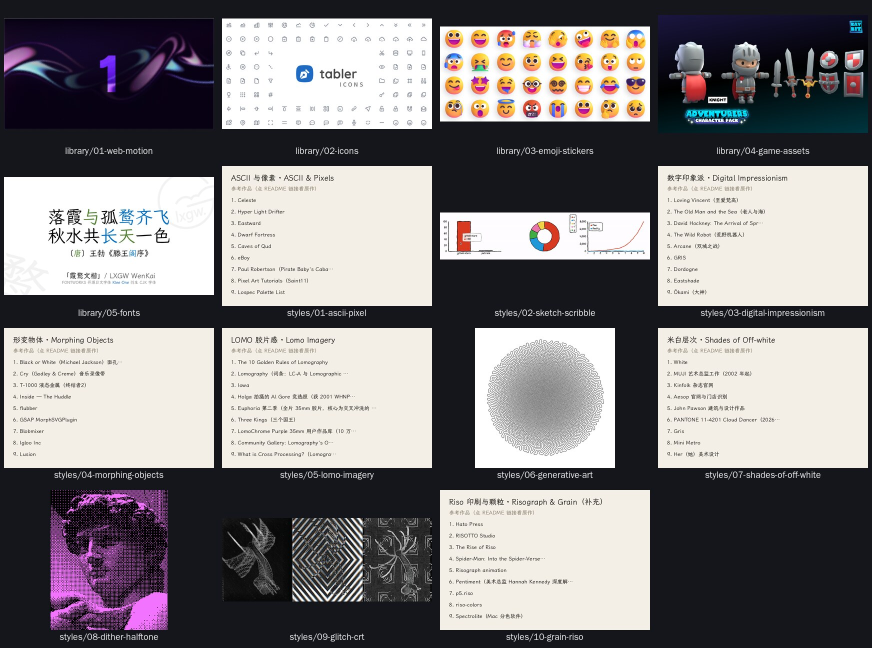
#> input picture 06_风格与素材库/gallery.jpg, 1744 x 1296 px, given in place of chelsea.png, which was not available (shown at 1/2 size); the run also reads 1 picture not shown here
$ python style-fx.py ../gallery.jpg
#> lines starting #> are read from the running program, lines starting #| are printed output that depends on the picture; after the words box and inside, x2 and y2 are one past the last pixel; in counts of white or black regions, pixels touching at a corner belong together; pictures that were not available may be replaced by others from this repository, and a replacement may not be noted
import sys, numpy as np, os
from PIL import Image, ImageDraw, ImageFont, ImageFilter, ImageEnhance, ImageOps
S=sys.argv[1]; src=S+'/sty/src/'; O=S+'/out/'
def ld(n): return Image.open(src+n).convert('RGB')
#> called with n = 'chelsea.png'
#> returned value is the input picture: PIL image 1744x1296 RGB; mean R, G, B 131.1, 127.6, 129.1
def sv(im,d,n): os.makedirs(O+d,exist_ok=True); im.save(O+d+'/'+n); print(d,n,im.size)
rng=np.random.default_rng(7)
# 1 ASCII
im=ld('chelsea.png'); W=110; H=int(W*im.height/im.width*0.5); g=np.asarray(im.convert('L').resize((W,H)))/255
#> after `H = int(W * im.height / im.width * 0.5)`: H = 40
ramp=" .:-=+*#%@"[::-1]; ramp=" .'`^\",:;Il!i><~+_-?][}{1)(|/tfjrxnuvczXYUJCLQ0OZmwqpdbkhao*#MW&8%B@$"[::-1]
f=ImageFont.truetype('/usr/share/fonts/truetype/dejavu/DejaVuSansMono.ttf',12); cw,ch=7,13
out=Image.new('RGB',(W*cw,H*ch),'#0b0d0b'); d=ImageDraw.Draw(out); col=np.asarray(im.resize((W,H)))
for y in range(H):
  for x in range(W):
    c=ramp[int((1-g[y,x])*(len(ramp)-1))]; d.text((x*cw,y*ch),c,font=f,fill=tuple(int(v) for v in col[y,x]))
sv(out,'ascii-pixel','ascii-color.png')
#> in sv, `os.makedirs(O + d, exist_ok=True)`:
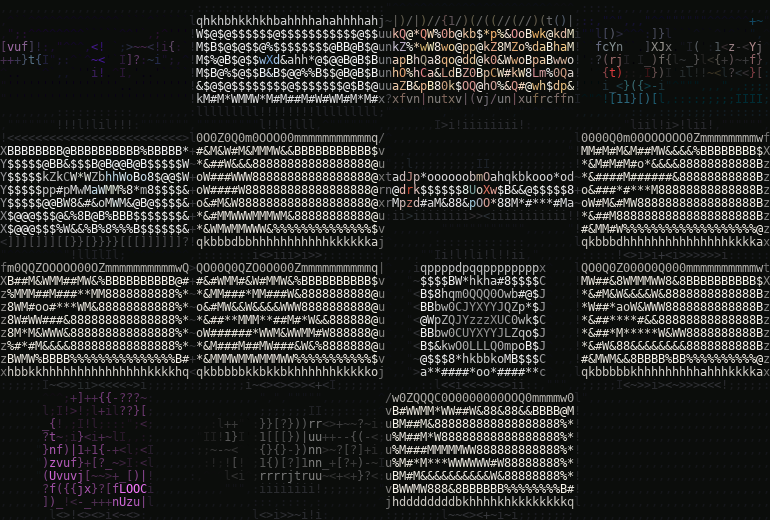
#> saved as ascii-color.png: PIL image 770x520 RGB; mean R, G, B 40.6, 41.5, 39.4
txt='\n'.join(''.join(ramp[int((1-g[y,x])*(len(ramp)-1))] for x in range(W)) for y in range(H)); open(O+'ascii-pixel/ascii.txt','w').write(txt)
# pixel art PICO-8
pico=[0,0,0,29,43,83,126,37,83,0,135,81,171,82,54,95,87,79,194,195,199,255,241,232,255,0,77,255,163,0,255,236,39,0,228,54,41,173,255,131,118,156,255,119,168,255,204,170]
pal=Image.new('P',(1,1)); pal.putpalette(pico+[0]*(768-len(pico)))
for n in ['chelsea.png','astronaut.png']:
  small=ld(n).resize((96,int(96*ld(n).height/ld(n).width)),Image.BILINEAR).quantize(palette=pal,dither=Image.Dither.NONE).convert('RGB')
  sv(small.resize((small.width*6,small.height*6),Image.NEAREST),'ascii-pixel','pixel-pico8-'+n.split('.')[0]+'.png')
#> call 2 of sv, with d = 'ascii-pixel', n = 'pixel-pico8-chelsea.png'
#> in sv (call 2), `os.makedirs(O + d, exist_ok=True)`:
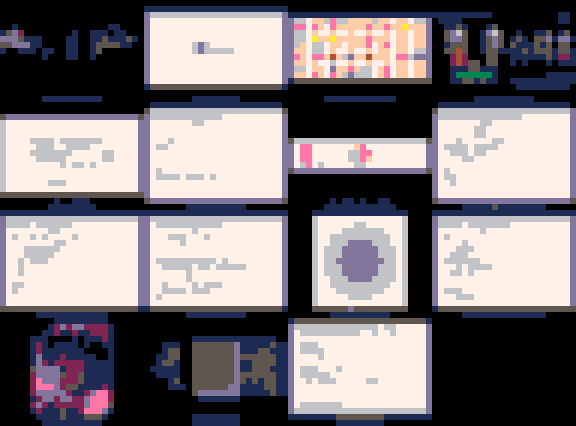
#> saved as pixel-pico8-chelsea.png: PIL image 576x426 RGB; mean R, G, B 126.3, 119.5, 123.1
#> pass 2 of the loop `for n in ['chelsea.png','astronaut.png']:`:
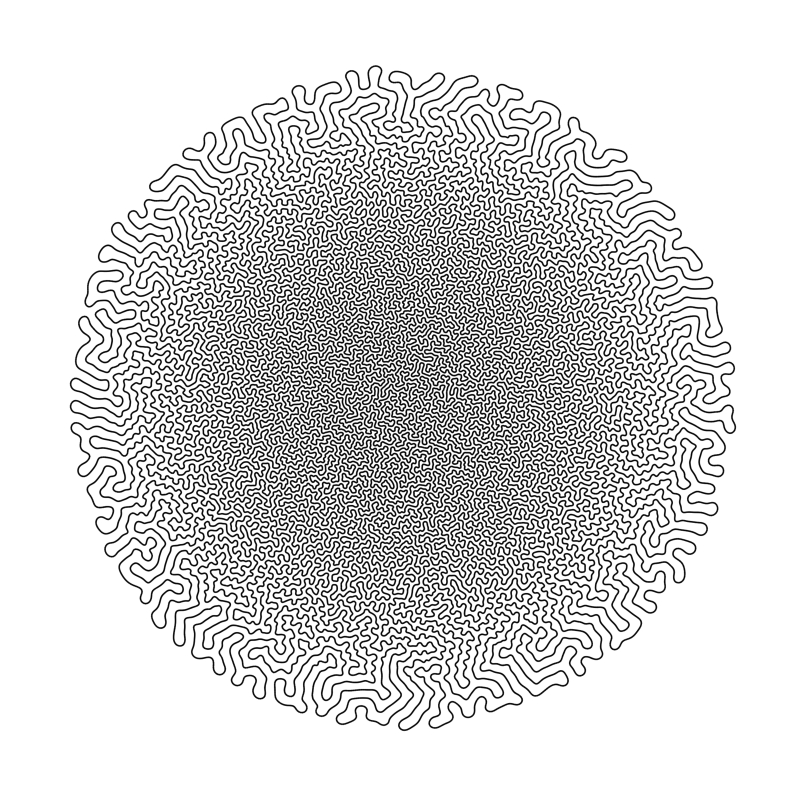
#> input picture 06_风格与素材库/styles/06-generative-art/refs/img.jpg, 800 x 800 px, given in place of astronaut.png, which was not available
#> in ld, returned value is the input picture: PIL image 800x800 RGB; min 2, max 255, mean 215.3
#> `small=ld(n).resize((96,int(96*ld(n).height/ld(n).width)),Image.BILINEA..`:
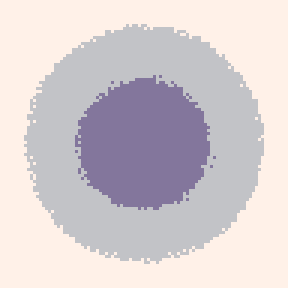
#> small: PIL image 96x96 RGB (shown 3 times larger); mean R, G, B 212.5, 204.1, 207.5
# 8 dither / halftone
im=ld('astronaut.png').convert('L')
sv(im.convert('1').convert('RGB'),'dither-halftone','floyd-steinberg-1bit.png')
bayer=np.array([[0,8,2,10],[12,4,14,6],[3,11,1,9],[15,7,13,5]])/16
a=np.asarray(im)/255; t=np.tile(bayer,(a.shape[0]//4+1,a.shape[1]//4+1))[:a.shape[0],:a.shape[1]]
b=(a>t); duo=np.where(b[...,None],np.array([240,232,214]),np.array([36,32,88])).astype('uint8'); sv(Image.fromarray(duo),'dither-halftone','bayer-duotone.png')
#> after `b = a > t`:
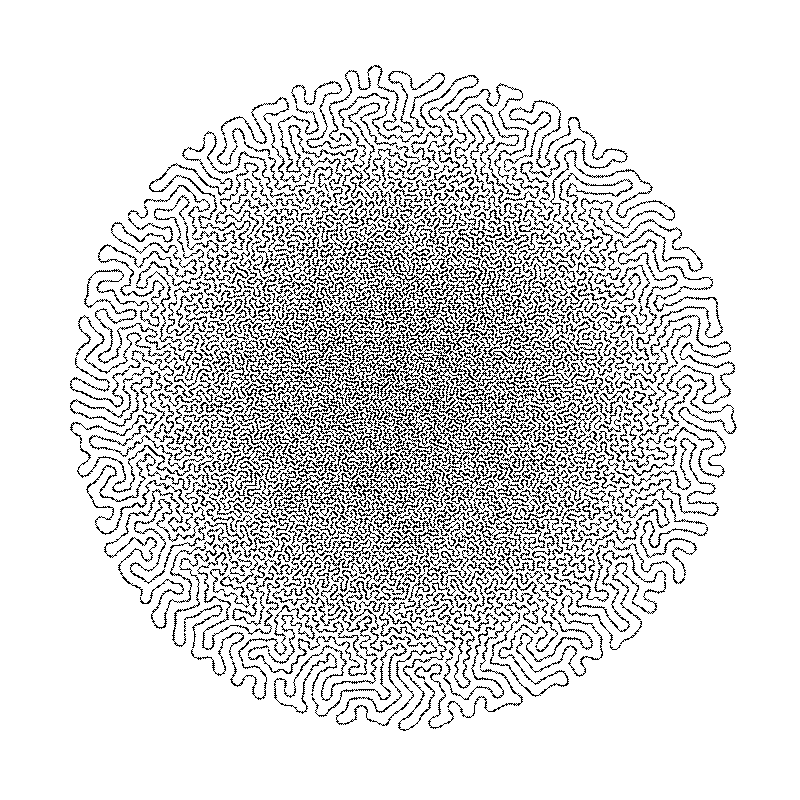
#> b: shape (800, 800) bool; 85.4% white; black in thin lines or dots, all inside (x1, y1, x2, y2) = (70, 65, 737, 731)
#> after `duo = np.where(b[..., None], np.array([240, 232, 214]), np.array([36, `:
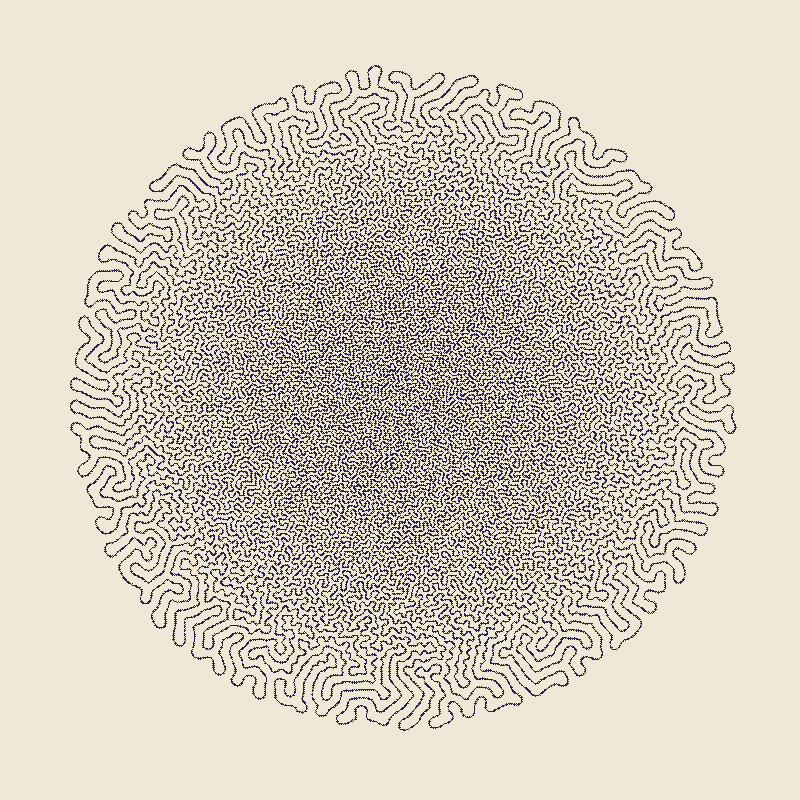
#> duo: shape (800, 800, 3); mean of channels 0, 1, 2 210.1, 202.7, 195.6; drawn as R, G, B
# halftone dots
step=8; hb=Image.new('RGB',im.size,(245,240,228)); hd=ImageDraw.Draw(hb); sm=np.asarray(im.resize((im.width//step,im.height//step)))/255
#> after `sm = np.asarray(im.resize((im.width // step, im.height // step))) / 25`:
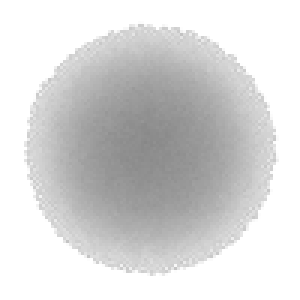
#> sm: shape (100, 100) float64 (shown 3 times larger); min 0.529, max 1, mean 0.844
for y in range(sm.shape[0]):
  for x in range(sm.shape[1]):
    r=(1-sm[y,x])*step*0.72; cx,cy=x*step+step/2,y*step+step/2; hd.ellipse((cx-r,cy-r,cx+r,cy+r),fill=(20,20,20))
sv(hb,'dither-halftone','halftone-dots.png')
#> in sv (call 6), `os.makedirs(O + d, exist_ok=True)`:
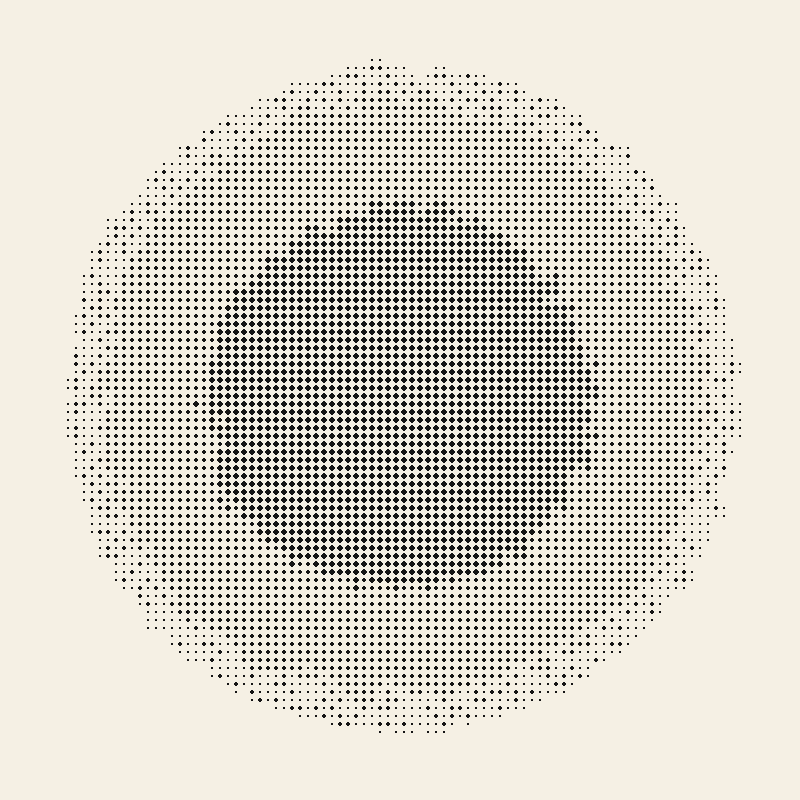
#> saved as halftone-dots.png: PIL image 800x800 RGB; mean R, G, B 216.3, 211.9, 201.5
# 5 lomo
for n in ['rocket.jpg','coffee.png']:
  im=ld(n); a=np.asarray(im).astype(float)/255
  a[...,0]=np.clip(a[...,0]**0.85*1.08,0,1); a[...,1]=np.clip(a[...,1]**0.95,0,1); a[...,2]=np.clip(a[...,2]*0.75+0.12,0,1)  # cross process
  h,w=a.shape[:2]; yy,xx=np.mgrid[0:h,0:w]; r=np.sqrt(((xx-w/2)/(w/2))**2+((yy-h/2)/(h/2))**2); v=np.clip(1-0.75*r**2.2,0,1); a*=v[...,None]
#> after `h, w = a.shape[:2]`: h = 800; w = 800
  leak=np.exp(-(((xx-w*0.95)/(w*0.25))**2+((yy-h*0.1)/(h*0.5))**2))[...,None]*np.array([1,0.45,0.1]); a=np.clip(a+leak*0.55,0,1)
  a=np.clip(a+rng.normal(0,0.045,a.shape[:2])[...,None],0,1)
  o=ImageEnhance.Contrast(ImageEnhance.Color(Image.fromarray((a*255).astype('uint8'))).enhance(1.5)).enhance(1.25)
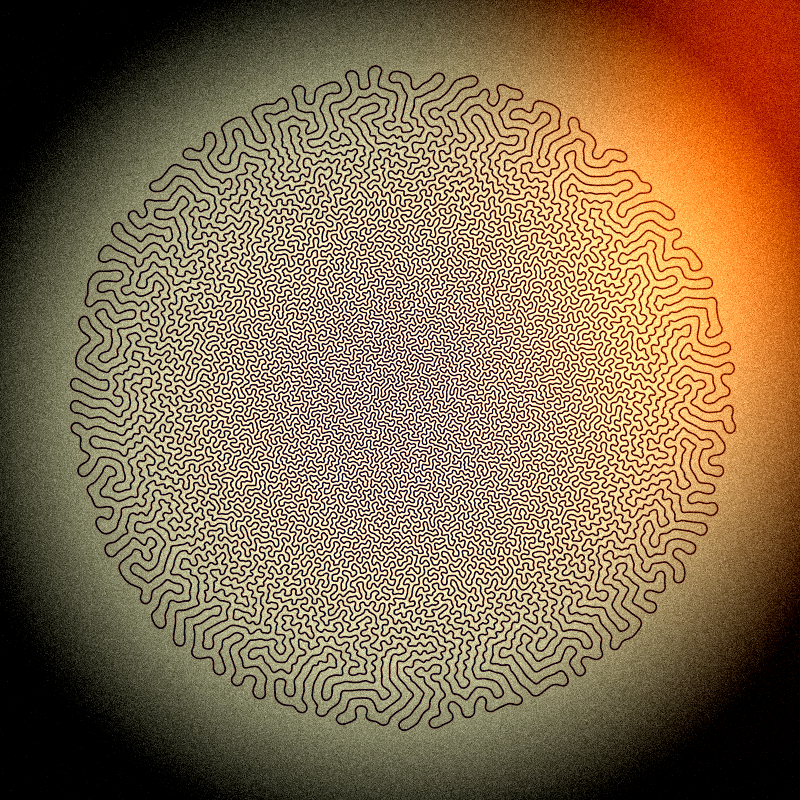
#> o: PIL image 800x800 RGB; mean R, G, B 134.2, 110, 80.1
  sv(o,'lomo','lomo-'+n.split('.')[0]+'.png')
#> pass 2 of the loop `for n in ['rocket.jpg','coffee.png']:`:
#> (the run stopped early here; a loop or call above may not have finished)
